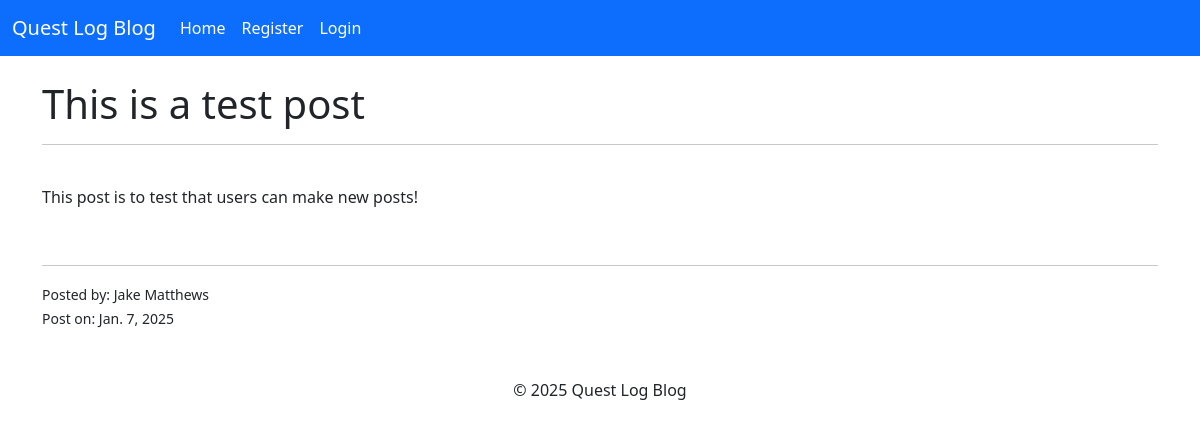
Screenshot of /article/4 with the database file from the repository.
### questlogblog/models.py (models this page shows, shortened)
class Post(models.Model):
    title = models.CharField(max_length=255)
    author = models.ForeignKey(User, on_delete=models.CASCADE)
    body = models.TextField()
    date_of_post = models.DateField(auto_now_add=True)

### questlogblog/views.py (the view)
# urls.py: path("article/<int:pk>", ArticleDetails.as_view(), name="article_details"),
class ArticleDetails(DetailView):
    model = Post
    template_name = "article_details.html"

### questlogblog/templates/article_details.html (shortened to what this page needs)
{% extends "base.html" %}
{% block content %}
<h1>{{ post.title }}</h1>
<hr>
<br>
<p>{{ post.body }}</p>
<br>
<hr>
<small> Posted by: {{ post.author.first_name }}  {{ post.author.last_name }}</small>
<br>
<small>Post on: {{ post.date_of_post }} </small>
<br>
<br>
{% endblock %}

### rows the page displays
Post: title "This is a test post", body "This post is to test that users can make new posts!", author.first_name "Jake", author.last_name "Matthews", date_of_post "Jan. 7, 2025"
